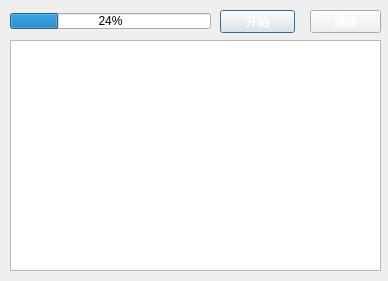
<?xml version="1.0" encoding="UTF-8"?>
<ui version="4.0">
 <class>dlgipsearch</class>
 <widget class="QDialog" name="dlgipsearch">
  <property name="geometry">
   <rect>
    <x>0</x>
    <y>0</y>
    <width>388</width>
    <height>281</height>
   </rect>
  </property>
  <property name="windowTitle">
   <string>Dialog</string>
  </property>
  <widget class="QTableWidget" name="table_list">
   <property name="geometry">
    <rect>
     <x>10</x>
     <y>40</y>
     <width>371</width>
     <height>231</height>
    </rect>
   </property>
  </widget>
  <widget class="QPushButton" name="btn_start">
   <property name="geometry">
    <rect>
     <x>220</x>
     <y>10</y>
     <width>75</width>
     <height>23</height>
    </rect>
   </property>
   <property name="styleSheet">
    <string notr="true">QPushButton {color: white;}</string>
   </property>
   <property name="text">
    <string>开始</string>
   </property>
  </widget>
  <widget class="QPushButton" name="btn_clear">
   <property name="geometry">
    <rect>
     <x>310</x>
     <y>10</y>
     <width>71</width>
     <height>23</height>
    </rect>
   </property>
   <property name="styleSheet">
    <string notr="true">QPushButton {color: white;}</string>
   </property>
   <property name="text">
    <string>清除</string>
   </property>
  </widget>
  <widget class="QProgressBar" name="prog_bar">
   <property name="geometry">
    <rect>
     <x>10</x>
     <y>13</y>
     <width>201</width>
     <height>16</height>
    </rect>
   </property>
   <property name="value">
    <number>24</number>
   </property>
  </widget>
 </widget>
 <resources/>
 <connections/>
</ui>
